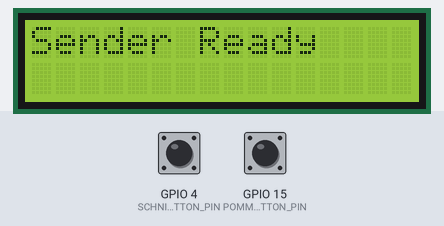
A sketch run on a simulated ESP32. Shown: 16×2 character LCD. The inputs (shaded band) are chosen by the test bench; at power-on: GPIO 4 (SCHNITZEL_BUTTON_PIN) HIGH, GPIO 15 (POMMES_BUTTON_PIN) HIGH. What the sketch prints to the serial monitor is not drawn.

Above: at 1.2 s.
1.3 s: GPIO 4 (SCHNITZEL_BUTTON_PIN) pulled LOW for 0.15 s
At 2.5 s:
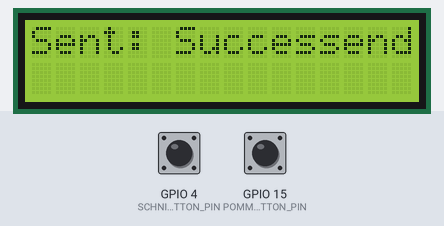
2.9 s: GPIO 15 (POMMES_BUTTON_PIN) pulled LOW for 0.15 s
Timing chart, 0 to 5.9 s (numbered marks = the images above; inputs shaded):
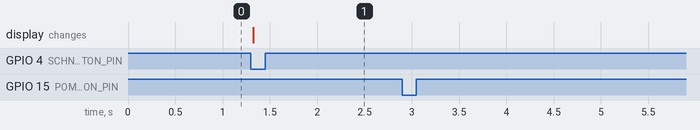

The sketch:

client.ino
```cpp
#include <esp_now.h>
#include <WiFi.h>
#include <Wire.h>
#include <hd44780.h>
#include <hd44780ioClass/hd44780_I2Cexp.h>

#define POMMES_BUTTON_PIN 15
#define SCHNITZEL_BUTTON_PIN 4

hd44780_I2Cexp lcd;

typedef struct {
  int pommesButtonState;
  int schnitzelButtonState;
} Message;

Message message;

// MAC address of the receiver
uint8_t broadcastAddress[] = {0x08, 0xD1, 0xF9, 0xDF, 0xF2, 0xE8};

// Callback when data is sent
void OnDataSent(const uint8_t *mac_addr, esp_now_send_status_t status) {
  lcd.clear();
  if (status == ESP_NOW_SEND_SUCCESS) {
    lcd.print("Sent: Success");
    Serial.println("Message sent successfully!");
  } else {
    lcd.print("Sent: Fail");
    Serial.println("Failed to send message!");
  }
}

void setup() {
  Serial.begin(115200);

  lcd.begin(16, 2);
  lcd.clear();
  lcd.print("Sender Ready");

  pinMode(POMMES_BUTTON_PIN, INPUT_PULLUP);
  pinMode(SCHNITZEL_BUTTON_PIN, INPUT_PULLUP);
  WiFi.mode(WIFI_STA);  // Ensure Wi-Fi station mode

  if (esp_now_init() != ESP_OK) {
    lcd.clear();
    lcd.print("Error initializing");
    Serial.println("Error initializing ESP-NOW");
    while (true);
  } else {
    Serial.println("ESP-NOW Initialized");
  }

  esp_now_register_send_cb(OnDataSent);

  // Add peer (receiver)
  esp_now_peer_info_t peerInfo;
  memset(&peerInfo, 0, sizeof(peerInfo));  // Clear peer info structure
  memcpy(peerInfo.peer_addr, broadcastAddress, 6);
  peerInfo.channel = 0;
  peerInfo.encrypt = false;

  // Add peer and check success
  if (esp_now_add_peer(&peerInfo) != ESP_OK) {
    lcd.clear();
    lcd.print("Failed to add peer");
    Serial.println("Failed to add peer");
  } else {
    Serial.println("Peer added successfully");
  }
}

void loop() {
  // Read the button states
  int pommesButtonState = digitalRead(POMMES_BUTTON_PIN);
  int schnitzelButtonState = digitalRead(SCHNITZEL_BUTTON_PIN);

  bool send = false;

  // If Pommes button is pressed
  if (pommesButtonState == LOW) {
    message.pommesButtonState = 1; // Pommes button pressed
    send = true;  // Set flag to send message
    Serial.println("Pommes Button pressed!");
  } else {
    message.pommesButtonState = 0; // Reset state when button is released
  }

  // If Schnitzel button is pressed
  if (schnitzelButtonState == LOW) {
    message.schnitzelButtonState = 1;  // Schnitzel button pressed
    send = true;  // Set flag to send message
    Serial.println("Schnitzel Button pressed!");
  } else {
    message.schnitzelButtonState = 0;  // Reset state when button is released
  }

  // Send the message if any button was pressed
  if (send) {
    esp_err_t result = esp_now_send(broadcastAddress, (uint8_t *) &message, sizeof(message));

    lcd.clear();
    if (result == ESP_OK) {
      lcd.print("Sending...");
      Serial.println("Message is being sent...");
    } else {
      lcd.print("Error Sending");
      Serial.println("Error Sending Message");
    }

    delay(1000);  // Delay to debounce button
  }
}
```

Measured:
- after the input at 1.3 s, the display: changes at once (image 1)
- after the input at 2.9 s, every drawn part: stays the same
